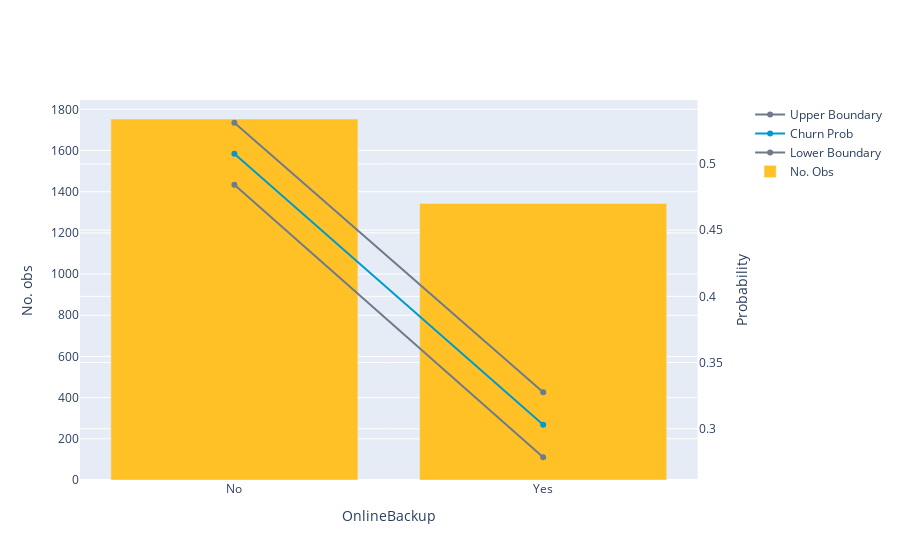

Source (notebook cell):
### Code cell
df_z_test = compare_churn_prob(df_fo, 'OnlineBackup')
display(df_z_test)

### Figure 1 — Plotly figure (JSON) as saved in the notebook; plotly's stock layout.template omitted (floating-point values rounded to 4 significant figures)
{"data": [{"marker": {"color": "#6E7B8B"}, "name": "Upper Boundary", "type": "scatter", "x": ["No", "Yes"], "xaxis": "x", "y": [0.5311, 0.3276], "yaxis": "y2"}, {"marker": {"color": "#009ACD"}, "name": "Churn Prob", "type": "scatter", "x": ["No", "Yes"], "xaxis": "x", "y": [0.5077, 0.3031], "yaxis": "y2"}, {"marker": {"color": "#6E7B8B"}, "name": "Lower Boundary", "type": "scatter", "x": ["No", "Yes"], "xaxis": "x", "y": [0.4843, 0.2785], "yaxis": "y2"}, {"marker": {"color": "#FFC125"}, "name": "No. Obs", "type": "bar", "x": ["No", "Yes"], "xaxis": "x", "y": [1753, 1343], "yaxis": "y"}], "layout": {"xaxis": {"anchor": "y", "domain": [0, 0.94], "title": {"text": "OnlineBackup"}}, "yaxis": {"anchor": "x", "domain": [0, 1], "title": {"text": "No. obs"}}, "yaxis2": {"anchor": "x", "overlaying": "y", "side": "right", "title": {"text": "Probability"}}}}
